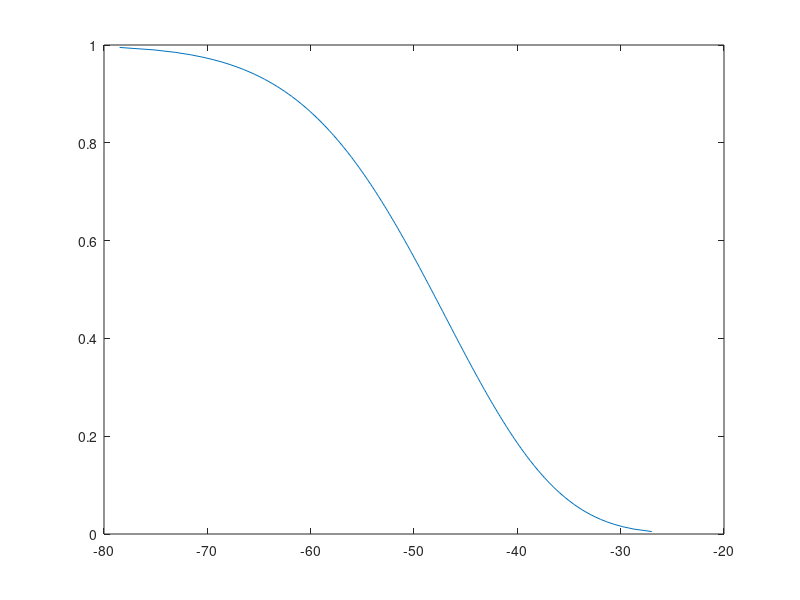

MATLAB code for this plot:
% test chi2inv


clear



K=50;
max = 200;
alpha = zeros(max,1);
P = zeros(max,1);



max_alpha = 1.0;
alpha(1) = max_alpha;
for i = 1:max
    
    TJ(i) = 1 - chi2inv(alpha(i),K);
%     TJ(i) = 2*K - chi2inv(alpha(i),K);
    if i < max
       alpha(i+1) = alpha(i) - max_alpha/max;
    end
end
% 
% max_alpha = 1.0;
% alpha(1) = max_alpha;
% for i = 1:max
%     
%     TJ(i) = chi2inv(alpha(i),K);
%     if i < max
%        alpha(i+1) = alpha(i) - max_alpha/max;
%     end
% end
plot(TJ,alpha)


% working with cdf function

% TJ(1) = 0.0;
% for i = 1:max
%     
%     alpha(i) = ( 1 - chi2cdf(TJ(i),K) );
%     if i < max
%          TJ(i+1) = TJ(i) + 0.5;
%     end
% end
% 
% TJ(1) = 0.0;
% for i = 1:max
%     P(i) = chi2cdf(TJ(i),K);
%     if i < max
%          TJ(i+1) = TJ(i) + 0.5;
%     end
% end
% plot(TJ, P)

% for i = 1:max
%     fprintf(' %7.4f   %5.4f \n',TJ(i), alpha(i) )
% end

% plot(TJ, alpha)